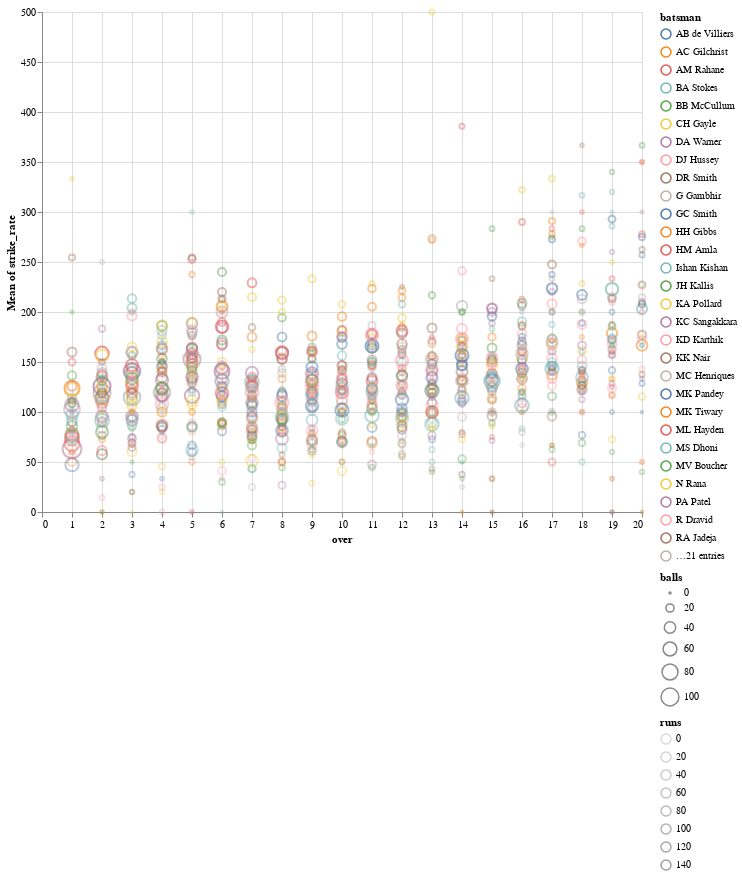

Notebook code cell kept with this figure:
### Code cell
alt.data_transformers.disable_max_rows()

df_.columns
alt.Chart(df_[df_.batsman.isin(topbatsmen)]).mark_point(shape="circle").encode(
alt.X('over'),
alt.Y('mean(strike_rate)'),
color='batsman',
text="batsman",
size='balls',
opacity='runs',
tooltip=list(df_.columns)
).properties(width=600,height=500)

### Figure 1 — Vega-Lite specification as saved in the notebook (floating-point values rounded to 4 significant figures; data arrays with more than 128 entries replaced by an {"elided": "..."} marker saying what was removed)
{"config": {"view": {"continuousWidth": 400, "continuousHeight": 300}}, "data": {"name": "data-e166d70fdb473c1e9b4923633fee6ee9"}, "mark": {"type": "point", "shape": "circle"}, "encoding": {"color": {"field": "batsman", "type": "nominal"}, "opacity": {"field": "runs", "type": "quantitative"}, "size": {"field": "balls", "type": "quantitative"}, "text": {"field": "batsman", "type": "nominal"}, "tooltip": [{"field": "batsman", "type": "nominal"}, {"field": "over", "type": "quantitative"}, {"field": "balls", "type": "quantitative"}, {"field": "runs", "type": "quantitative"}, {"field": "strike_rate", "type": "quantitative"}], "x": {"field": "over", "type": "quantitative"}, "y": {"aggregate": "mean", "field": "strike_rate", "type": "quantitative"}}, "height": 500, "width": 600, "$schema": "https://vega.github.io/schema/vega-lite/v4.17.0.json", "datasets": {"data-e166d70fdb473c1e9b4923633fee6ee9": {"elided": "928 records"}}}
